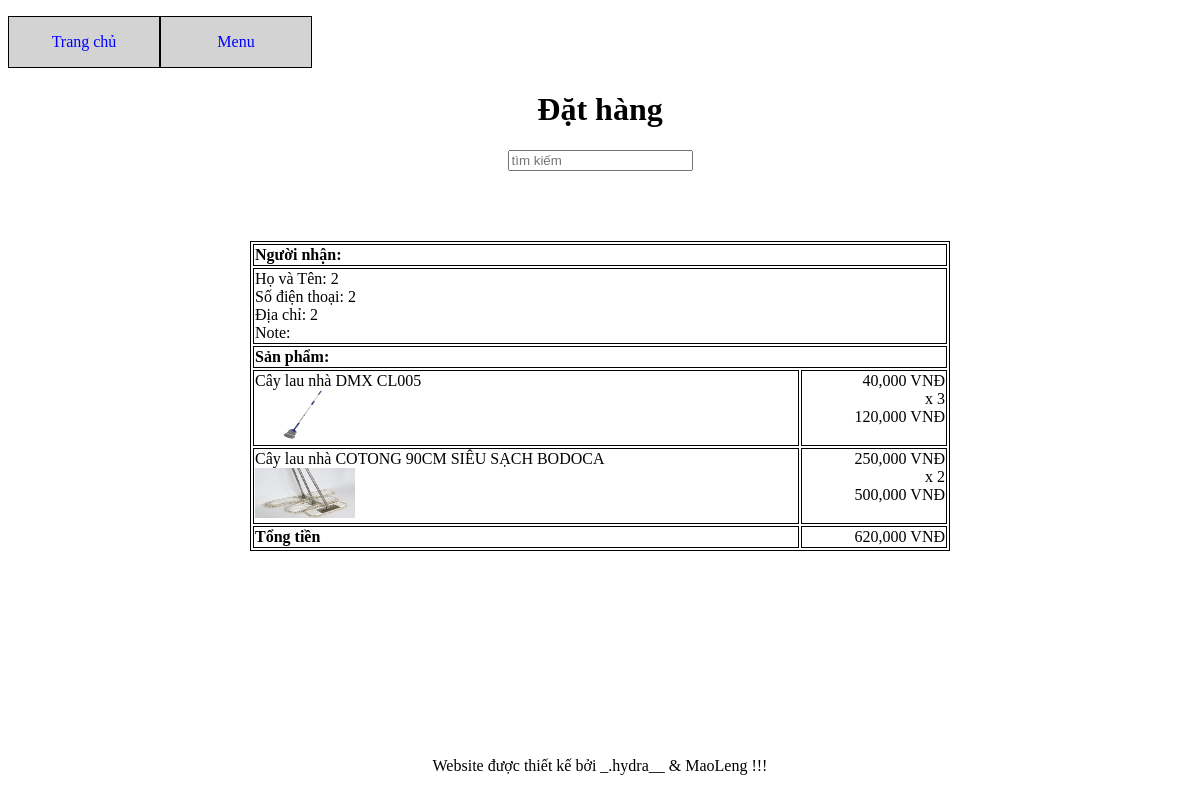
/order_detail.php?id=2 (signed in), run on the app's committed database.
### tables this page shows
CREATE TABLE `receipts` (
  `id` int(11) NOT NULL,
  `customer_id` int(11) NOT NULL,
  `order_time` varchar(30) DEFAULT NULL,
  `receiver_id` varchar(50) DEFAULT NULL,
  `note` mediumtext,
  `status` int(11) NOT NULL,
  `total` int(11) DEFAULT NULL
);

CREATE TABLE `receivers` (
  `customer_id` int(11) NOT NULL,
  `id` int(11) NOT NULL,
  `name` varchar(50) NOT NULL,
  `phone` varchar(20) NOT NULL,
  `address` varchar(200) NOT NULL,
  `status` tinyint(1) NOT NULL DEFAULT '0'
);

CREATE TABLE `receipt_detail` (
  `receipt_id` int(11) NOT NULL,
  `product_id` int(11) NOT NULL,
  `quantity` tinyint(4) NOT NULL
);

CREATE TABLE `products` (
  `id` int(11) NOT NULL,
  `name` varchar(200) NOT NULL,
  `description` mediumtext NOT NULL,
  `price` int(11) NOT NULL,
  `image` varchar(200) NOT NULL,
  `manufacturer_id` int(11) NOT NULL
);

### order_detail.php (the view, shortened to what this page needs)
<?php
$receipt_id = $_GET['id'];
?>
<!DOCTYPE html>
<html>
<head>
</head>
<body>
    <?php
    require 'connect.php';
    ?>
    <div id="div_tong">
        <?php
        require 'menu.php';
        ?>
        <div id="div_tren">
            <h1 style="text-align: center; ">
                Đặt hàng
            </h1>
            <form>
                <input type="search" name="tim_kiem" value="" placeholder="tìm kiếm">
            </form>
        </div>
        <div id="div_giua" class="center">
            <table width="700px" height="300px" class="border left">
                <tr>
                    <th colspan="2" class="border">
                        Người nhận:
                    </th>
                </tr>
                <tr>
                    <?php
                    $sql = "select
                    receivers.name as receiver_name,
                    receivers.phone as receiver_phone,
                    receivers.address as receiver_address,
                    receipts.note as note
                    from receipts
                    join receivers on receivers.id = receipts.receiver_id
                    where
                    receipts.id = '$receipt_id'";
                    $result = mysqli_query($connect,$sql);
                    ?>
                    <td colspan="2" class="border">
                        <?php
                        foreach ($result as $each) : ?>
                            Họ và Tên:
                            <?php echo $each['receiver_name'] ?>
                            <br>
                            Số điện thoại:
                            <?php echo $each['receiver_phone'] ?>
                            <br>
                            Địa chỉ:
                            <?php echo $each['receiver_address'] ?>
                            <br>
                            Note:
                            <?php echo $each['note'];
                        endforeach;
                        ?>
                    </td>
                </tr>
                <tr>
                    <th class="border" colspan="2">
                        Sản phẩm:
                    </th>
                </tr>
                <?php
                $sql = "select
                receipts.*,
                receipt_detail.quantity,
                products.name as product_name,
                products.price as product_price,
                products.image as product_image
                from receipts
                join receipt_detail on receipts.id = receipt_detail.receipt_id
                join products on products.id = receipt_detail.product_id
                where
                receipts.id = '$receipt_id'";
                $result = mysqli_query($connect,$sql);
                $receipt = mysqli_fetch_array($result);
                foreach ($result as $each) {
                    $sum = $each['quantity'] * $each['product_price'];
                    ?>
                    <tr>
                        <td class="border" style=" vertical-align: text-top; text-align: left;">
                            <?php echo $each['product_name'] ?>
                            <br>
                            <img width="100px" height="50px" src="admin/products/<?php echo $each['product_image']; ?>">
                        </td>
                        <td class="border" style=" vertical-align: text-top; text-align: right;">
                            <?php echo number_format($each['product_price']) ?> VNĐ
                            <br>
                            x
                            <?php echo $each['quantity'] ?>
                            <br>
                            <?php echo number_format($sum) ?> VNĐ
                        </td>
                    </tr>
                    <?php
                }
                ?>
                <tr>
                    <th class="border" >
                        Tổng tiền
                    </th>
                    <td class="border right">
                        <?php echo number_format($receipt['total']) ?> VNĐ
                    </td>
                </tr>
            </table>
        </div>
        <div id="div_duoi">
            <?php
            require 'footer.php';
            ?>
        </div>
    </div>
</body>
</html>

### menu.php (style rules this page uses)
#div_tong { min-height: 800px; max-height: 6000px; position: relative; }
#div_tren { text-align: center; height: 150px; }
#div_giua { min-height: 500px; max-height: 4900px; }
#div_duoi { height: 100px; text-align: center; position: relative; bottom: 0px; }
.right { text-align: right; }
.left { text-align: left; }
.center { text-align: center; }
.border { border: 1px solid black; }
table { margin: auto ; }

### data on the page
receipts: receivers.name "2", receivers.phone "2", receivers.address "2", total "620,000"
receipt_detail: product.name "Cây lau nhà DMX CL005", product.image (picture), product.price "40,000", quantity "3", quantity.price "120,000"
receipt_detail: product.name "Cây lau nhà COTONG 90CM SIÊU SẠCH BODOCA", product.image (picture), product.price "250,000", quantity "2", quantity.price "500,000"
